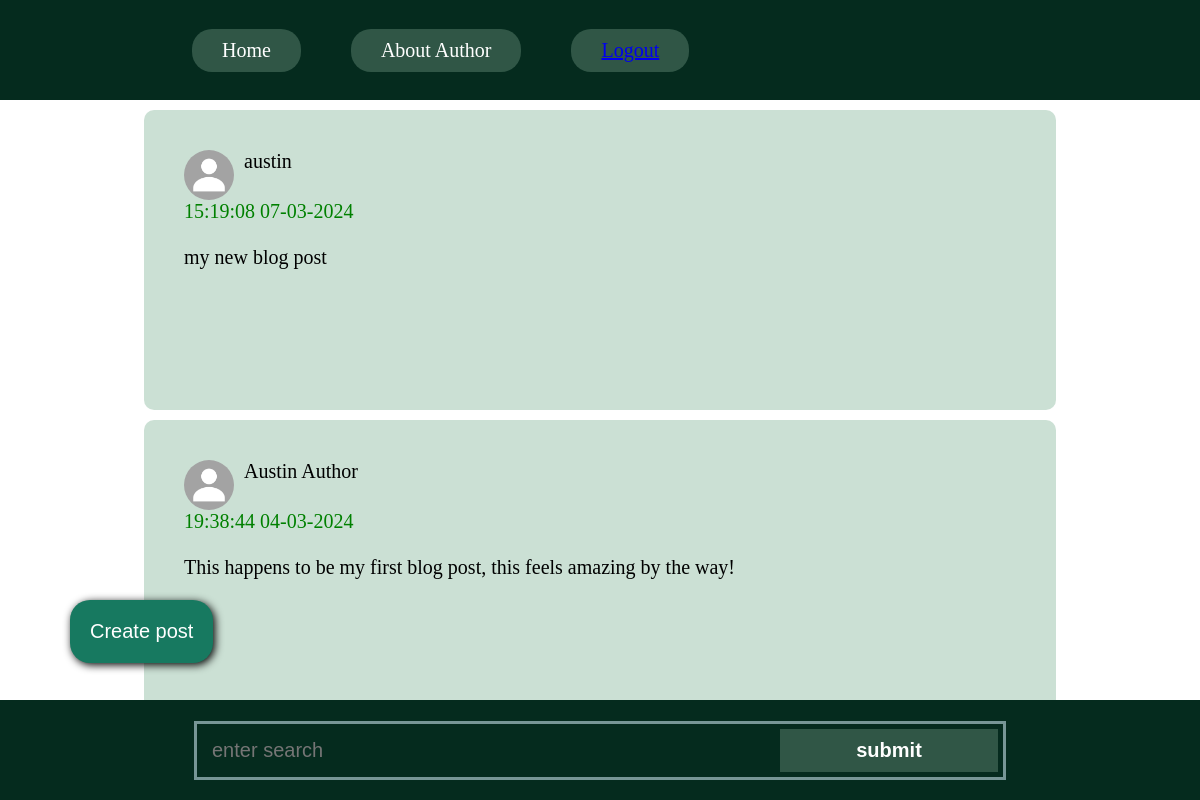
Page /home on the earlier database version.
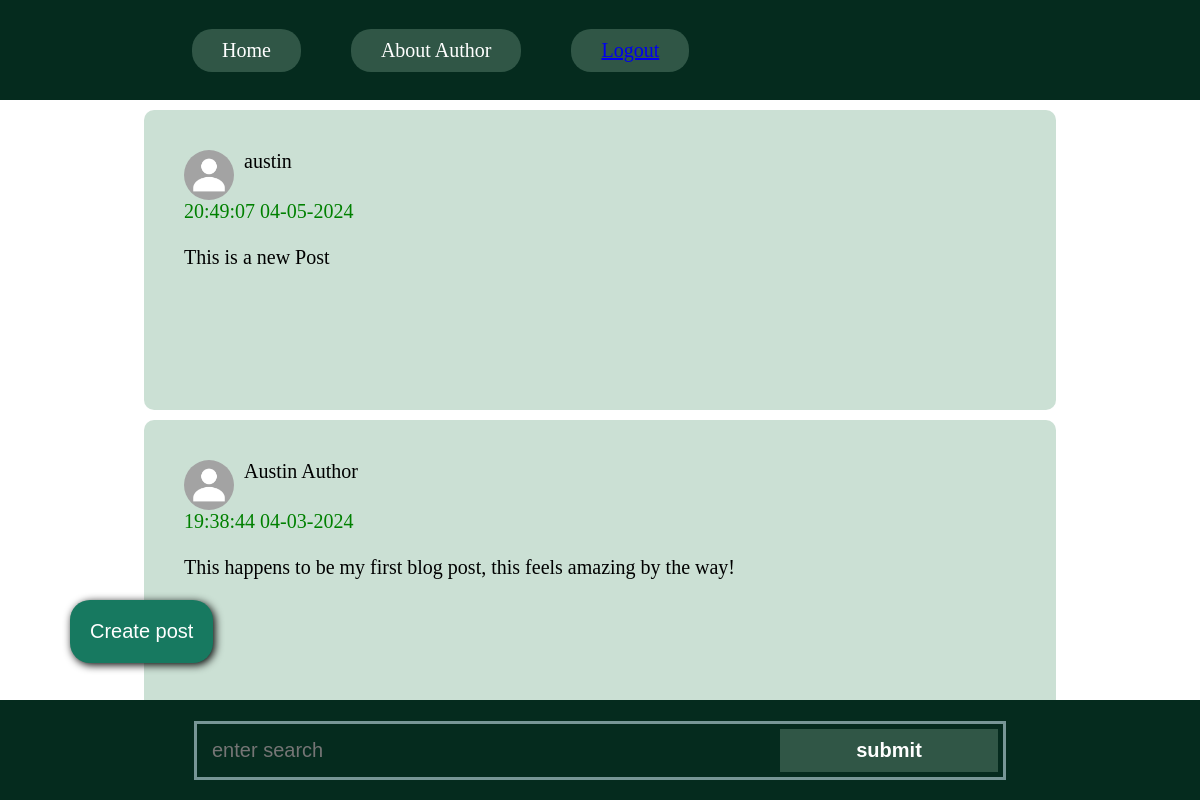
Same page on the later database version.
### models/databaseModel.py (models this page shows, shortened)
class Posts(db.Model):
    id = db.Column(db.Integer, primary_key=True)
    post_field = db.Column(db.Text, nullable=False)
    user_id = db.Column(db.Integer, db.ForeignKey('users.id'), nullable=False)
    comment = db.relationship('Comments', backref='post', lazy=True)
    date_posted = db.Column(db.DateTime, default=datetime.utcnow)

class Users(db.Model, UserMixin):
    id = db.Column(db.Integer, primary_key=True)
    user_name = db.Column(db.String(10), nullable=False)
    email = db.Column(db.String(20), nullable=False, unique=True)
    password = db.Column(db.String(20), nullable=False)
    posts = db.relationship('Posts', backref='users', lazy=True)
    comments = db.relationship('Comments', backref='author', lazy=True)

### app.py (the view)
@app.route('/home', strict_slashes=False)
def home():
    title = 'home page'
    user = Users.query.all()
    post = Posts.query.order_by(Posts.id.desc()).all()
    return render_template('home.html', title=title, post=post, user=user)

### templates/home.html (shortened to what this page needs)
<!DOCTYPE html>
<html lang="en">
<head>
  <link rel="stylesheet" href="{{ url_for('static', filename='/styles/project_home_page.css') }}">
</head>
<body>
  <header>
    <nav>
      <ul>
        <li class="home">
          <a class="home-link" href="{{ url_for('index') }}">Home</a>
        </li>
        <li class="about-me"><a class="about-me-button" href="{{ url_for('about_me') }}">About Author</a></li>
        <li><a href="{{ url_for('logout') }}">Logout</a></li>
      </ul>
    </nav>
  </header>
  <main>
    <ul>
      <li>
        {% for p in post %}
        <div class="main-container">
          <div class="post-1">
            <div class="profile">
              <div class="profile-pic"></div>
              <div class="info">
                 {{ p.users.user_name }}<br />
                <br />
              </div>
            </div>
            <p>
              <small style="color: green;" >{{ p.date_posted.strftime("%H:%M:%S %d-%m-%Y") }}</small> <br> <br>
              {{ p.post_field }}
            </p>
          </div>
        </div>
        {% endfor %}
      </li>
    </ul>
  </main>
  <a href= "{{ url_for('create_post') }}"><button class="create-post">Create post</button></a>
  <footer>
    <div class="search-bar-div">
      <input type="text" placeholder="enter search" />
      <input type="submit" value="submit" />
    </div>
  </footer>
</body>
</html>

### static/styles/project_home_page.css (style rules this page uses)
* { padding: 0; margin: 0; box-sizing: border-box; font-size: 20px; }
.home-link { color: white; }
a .create-post { background-color: rgb(23, 121, 96); border: none; padding: 20px; color: white; border-radius: 20px; box-shadow: black 2px 2px 8px; position: fixed; top:600px; left: 70px; cursor: pointer; transition: 0.9s; }
body { min-height: 100vh; }
header { width: 100%; background-color:rgb(5, 43, 30); height: 100px; display: flex; align-items: center; padding-left: 40px; border: none; }
header nav ul { color: white; margin-right: 20px; display: flex; flex-direction: row; margin-left: 152px; }
header nav ul li { margin-right: 50px; list-style: none; border-radius: 20px; background-color:rgba(191, 231, 208, 0.226); }
input[type] { padding: 10px; }
input[type="text"] { color: white; width: 80%; border: none; background: none; outline: none; }
input[type="submit"] { width: 30%; color: white; background-color: rgba(191, 231, 208, 0.226); border: none; font-weight: bolder; }
li { padding: 10px 30px ; }
.home a { text-decoration: none; border: none; }
footer { width: 100%; height: 100px; padding: 20px; position: fixed; bottom: 0; background-color: rgb(5, 43, 30); display: flex; align-items: center; }
.search-bar-div { border: solid rgb(119, 150, 150); padding: 5px; width: 70%; margin: auto; display: flex; justify-content: center; align-items: center; }
.main-container { width: 100%; border: none; display: flex; flex-direction: column; justify-content: center; align-items: center; }
.post-1 { padding: 40px; height: 300px; background-color: rgba(29, 119, 66, 0.226); border-radius: 10px; width: 80%; margin-bottom: 10px; }
.profile-pic { width: 50px; height: 50px; border-radius: 50px; margin-right: 10px; background: url(/static/images/unknown_user_icon.jpg) no-repeat; background-size: contain; }
.profile { display: flex; }
.about-me-button { text-decoration: none; color: white; }

Differences in the rows shown:
changed Posts "austin": date_posted "15:19:08 07-03-2024" → "20:49:07 04-05-2024"; post_field "my new blog post" → "This is a new Post"
